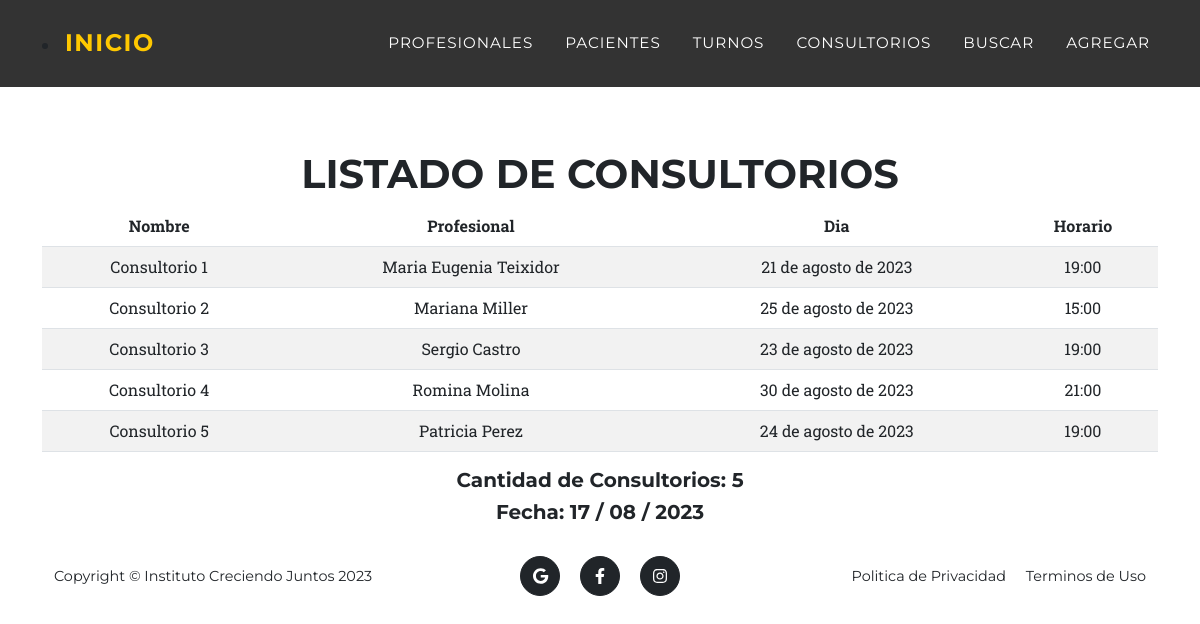
Page /consultorios/ on the committed database.
### aplicacion/models.py (models this page shows, shortened)
class Consultorio(models.Model):
    nombre = models.CharField(max_length=50)
    profesional = models.CharField(max_length=50)
    dia = models.DateField()
    horario = models.DateTimeField()
    class Meta:
        ordering = ['nombre']

### aplicacion/views.py (the view)
# urls.py: path('consultorios/', consultorios, name="consultorios"),
def consultorios(request):
    contexto = {'consultorios': Consultorio.objects.all(), 'titulo': 'listado de consultorios'}
    return render(request, 'aplicacion/consultorios.html', contexto)

### aplicacion/templates/aplicacion/consultorios.html
{% extends 'aplicacion/base.html' %}
{% load static %}
{% block titulo %}
    <h2>Consultorios</h2>
{% endblock titulo %}
{% block contenido %}
<section class="page-section" id="services">
    <div class="container">
        <div class="text-center">
            <h1 class="section-heading text-uppercase">Listado de Consultorios</h1>
        <table class="table table-striped table-hover">
            <thead>
                <tr>
                    <th>Nombre</th>
                    <th>Profesional</th>
                    <th>Dia</th>
                    <th>Horario</th>
                </tr>
            </thead>
            <tbody>
        {% for c in consultorios %}
        <tr>
            <td>{{c.nombre}}</td>
            <td>{{c.profesional}}</td>
            <td>{{c.dia}}</td>
            <td>{{c.horario.time}}</td>
        </tr>
        {% endfor %}
            </tbody>
        </table>
        <div class="text" style="text:">
            <h5>Cantidad de Consultorios: {{ consultorios|length }}</h5>
            <h5>Fecha: {% now "d / m / Y " %}</h5>
        </div>
{% endblock contenido %}

### rows in the picture
Consultorio: nombre "Consultorio 1", profesional "Maria Eugenia Teixidor", dia "21 de agosto de 2023", horario.time "19:00"
Consultorio: nombre "Consultorio 2", profesional "Mariana Miller", dia "25 de agosto de 2023", horario.time "15:00"
Consultorio: nombre "Consultorio 3", profesional "Sergio Castro", dia "23 de agosto de 2023", horario.time "19:00"
Consultorio: nombre "Consultorio 4", profesional "Romina Molina", dia "30 de agosto de 2023", horario.time "21:00"
Consultorio: nombre "Consultorio 5", profesional "Patricia Perez", dia "24 de agosto de 2023", horario.time "19:00"

### other values in the picture
{{ consultorios|length }} "5"
